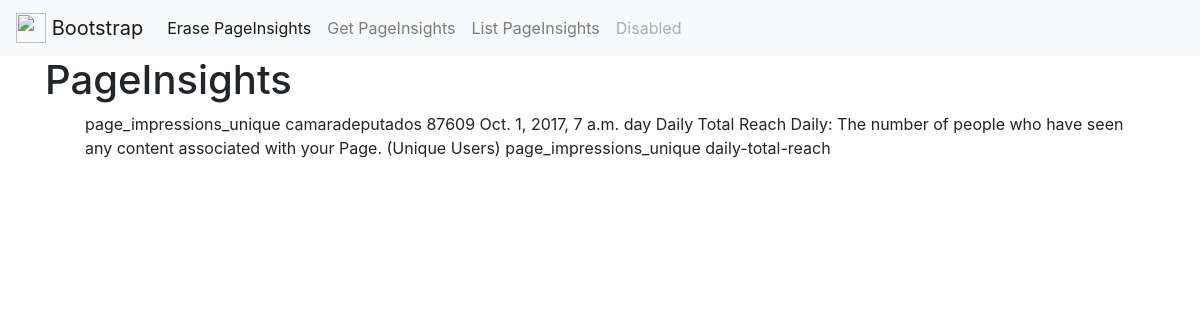
The app's page /page/insights/daily-total-reach/ with its own data.
### estatisticas_facebook/models.py (models this page shows, shortened)
class PageInsights(models.Model):
    page            = models.ForeignKey(Page)
    value           = models.IntegerField()
    end_time        = models.DateTimeField()
    period          = models.CharField(max_length = 50)
    title           = models.CharField(max_length = 4500)
    description     = models.CharField(max_length = 4500)
    name            = models.CharField(max_length = 4500)
    slug            = models.SlugField(null=True, blank=True)

class Page(models.Model):
    id              = models.IntegerField(primary_key=True)
    name            = models.CharField(max_length = 4000)
    pretty_name     = models.CharField(max_length = 4000,null=True, blank=True)
    paging_next     = models.CharField(max_length = 4000,null=True, blank=True)
    access_token    = models.CharField(max_length = 4500,null=True, blank=True)
    slug            = models.SlugField(null=True, blank=True)
    def __str__(self):
        return self.name

### estatisticas_facebook/views.py (the view)
# urls.py: url(r'^page/insights/(?P<slug>[\w-]+)/$', PageInsightsDetailView.as_view()),
class PageInsightsDetailView(DetailView):
    queryset = PageInsights.objects.all()

### templates/estatisticas_facebook/pageinsights_detail.html (shortened to what this page needs)
{% extends "base.html" %}
{% block content %}
<h1>PageInsights</h1>
<ul>
    {{object.name}}
    {{object.page}}
    {{object.value}}
    {{object.end_time}}
    {{object.period}}
    {{object.title }}
    {{object.description }}
    {{object.name}}
    {{object.slug}}
</ul>
{% endblock content %}

### templates/base.html (shortened to what this page needs)
<!doctype html>
<html lang="en">
  <head>
    {% include 'snippets/css.html' %}
  </head>
  <body>
    {% include 'snippets/nav.html' %}
        <div class='container'>{% block content %}{% endblock content %}</div>
</body>
</html>

### templates/snippets/css.html (shortened to what this page needs)
<link rel="stylesheet" href="https://maxcdn.bootstrapcdn.com/bootstrap/4.0.0-beta.2/css/bootstrap.min.css">

### templates/snippets/nav.html (shortened to what this page needs)
<nav class="navbar navbar-expand-lg navbar-light bg-light">
        <a class="navbar-brand" href="#">
            <img src="https://getbootstrap.com/assets/brand/bootstrap-solid.svg" width="30" height="30" class="d-inline-block align-top" alt="">
            Bootstrap
        </a>
              <div class="collapse navbar-collapse" id="navbarNavAltMarkup">
                <div class="navbar-nav">
                  <a class="nav-item nav-link active" href="/page/insights/erase-all/">Erase PageInsights <span class="sr-only">(current)</span></a>
                  <a class="nav-item nav-link" href="/page/1/">Get PageInsights</a>
                  <a class="nav-item nav-link" href="/page/insights/">List PageInsights</a>
                  <a class="nav-item nav-link disabled" href="#">Disabled</a>
                </div>
              </div>
            </nav>

### records on screen
PageInsights: name "page_impressions_unique", page "camaradeputados", value "87609", end_time "Oct. 1, 2017, 7 a.m.", period "day", title "Daily Total Reach", description "Daily: The number of people who have seen any content associated with your Page. (Unique Users)", slug "daily-total-reach"
